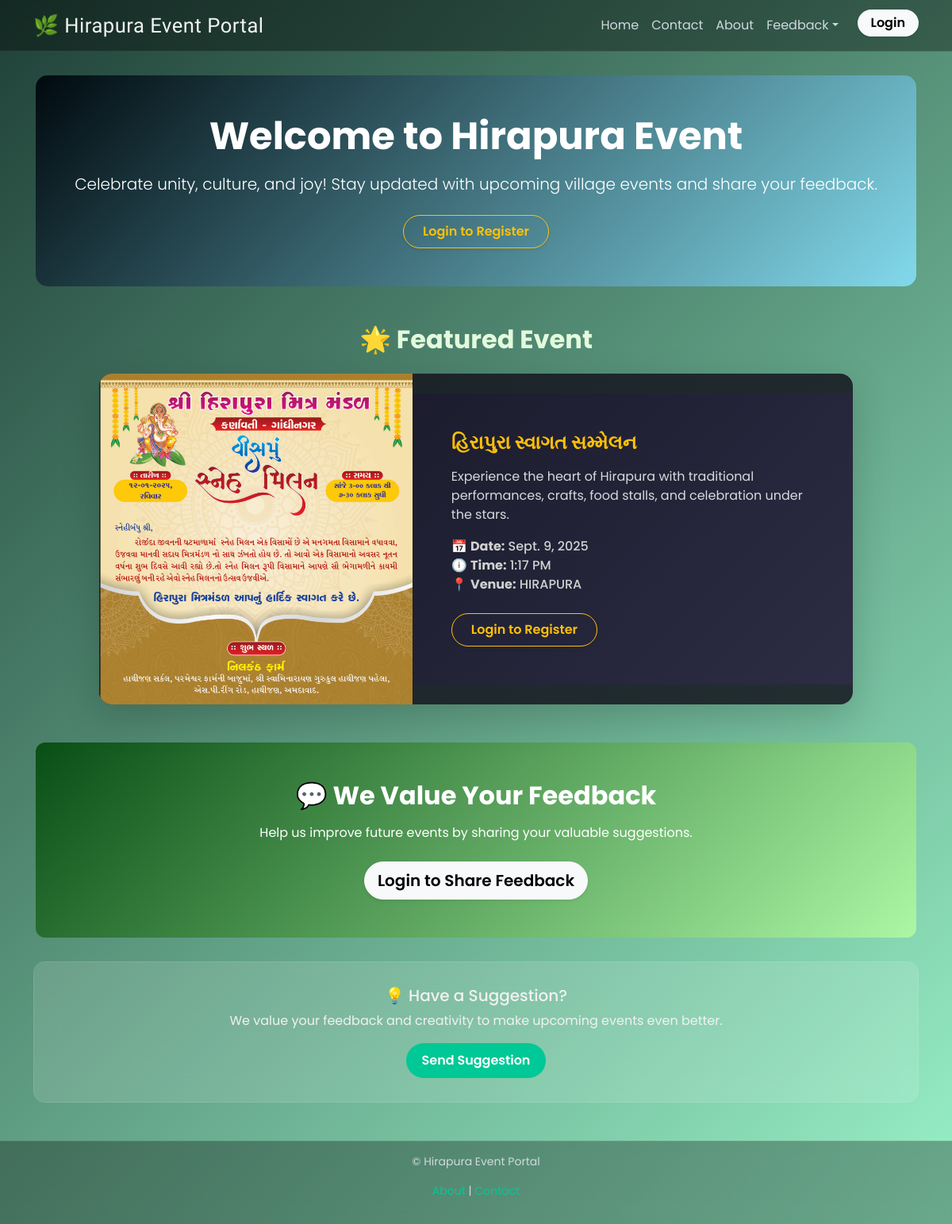
/, run on an earlier commit of the app's database.
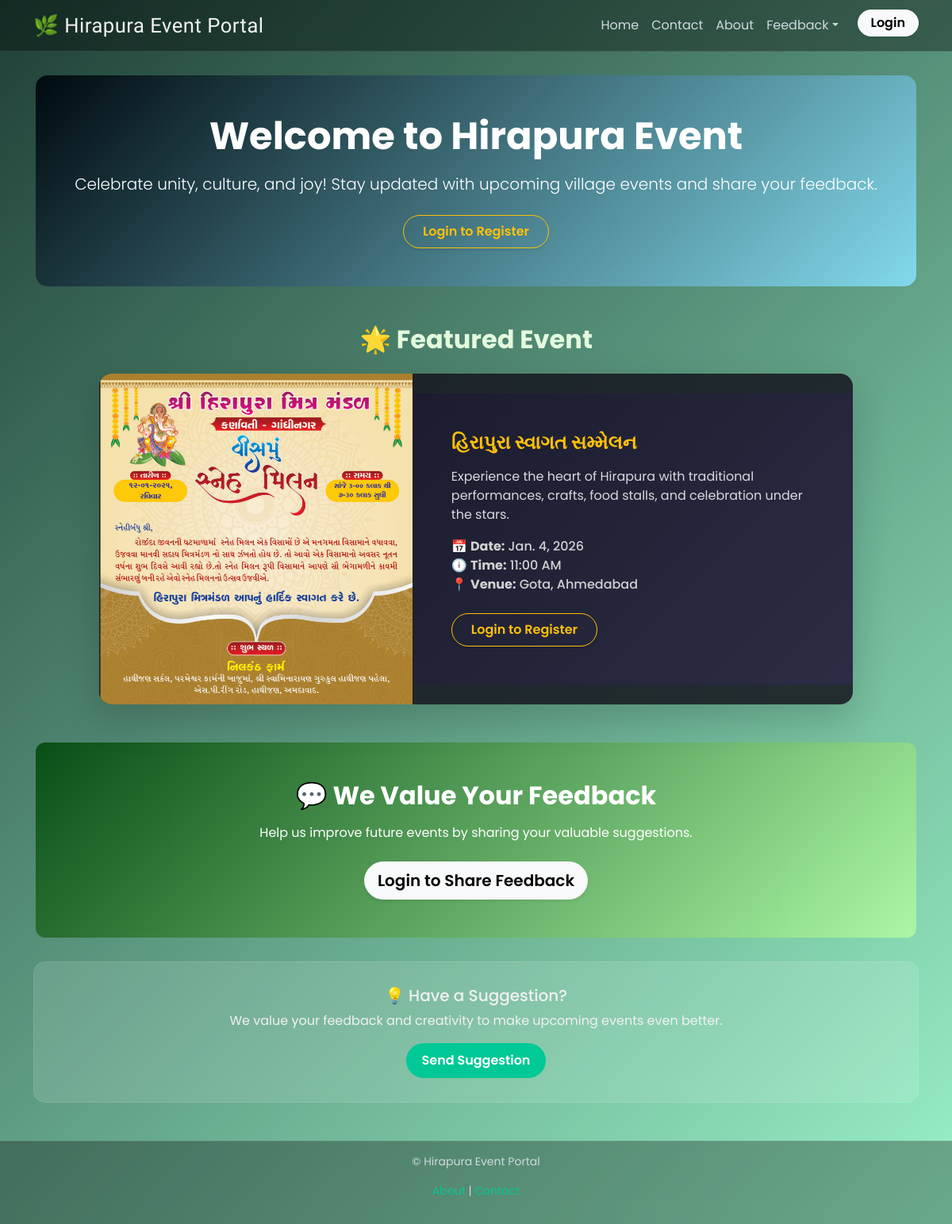
And on a later commit of the database.
### hira/models.py (models this page shows, shortened)
class Event(models.Model):
    title = models.CharField(max_length=200, default="હિરાપુરા સ્વાગત સમ્મેલન")
    date = models.DateField()
    time = models.TimeField()
    place = models.CharField(max_length=255)
    admin_name = models.CharField(max_length=100)
    admin_phone = models.CharField(max_length=15)

### hira/views.py (the view, shortened to what this page needs)
# urls.py: path("", views.home_view, name="home"),
def home_view(request):
    event = Event.objects.first()  # Fetch the first upcoming event
    details_url = None
    button_text = "Login to Register"
    contact_id = request.session.get("contact_id")
    return render(request, "home/home.html", {
        "event": event,
        "details_url": details_url,
        "button_text": button_text
    })

### hira/templates/home/home.html (shortened to what this page needs)
{% extends "base.html" %}
{% load static %}
{% block content %}
<section class="text-center py-5"
  style="background: linear-gradient(135deg, #000a0f, #82d9eb); color: white; border-radius: 15px;">
  <div class="container">
    <h1 class="display-5 fw-bold mb-3">Welcome to Hirapura Event</h1>
    <p class="lead mb-4">
      Celebrate unity, culture, and joy! Stay updated with upcoming village events and share your feedback.
    </p>
    {% if details_url %}
        <a href="{{ details_url }}"
           class="btn btn-warning px-4 py-2 rounded-pill fw-semibold shadow-sm text-dark">
            {{ button_text }}
        </a>
    {% else %}
        <a href="{% url 'login' %}?next={{ request.path }}"
           class="btn btn-outline-warning px-4 py-2 rounded-pill fw-semibold shadow-sm">
            Login to Register
        </a>
    {% endif %}
  </div>
</section>
<section class="container my-5">
  <h2 class="text-center fw-bold mb-4" style="color: #e3fadd;">🌟 Featured Event</h2>
  <div class="card border-0 shadow-lg rounded-4 overflow-hidden w-100 mx-auto event-stretch-card"
       style="max-width: 950px; background: rgba(20,20,30,0.85); backdrop-filter: blur(15px);">
    <div class="row g-0 align-items-center">
      <div class="col-md-5">
        <img src="{% static 'home/invitation.png' %}" alt="Featured Event"
             class="img-fluid h-100 w-100 object-fit-cover" style="min-height: 230px; border-radius: 0;">
      </div>
      <div class="col-md-7 p-4 p-md-5"
           style="background: linear-gradient(135deg, #1c1c2e, #2c2c44); color: #f1f1f1;">
        <h4 class="fw-bold text-warning mb-3">{{ event.title }}</h4>
        <p class="text-light mb-3" style="opacity: 0.85;">
          {{ event.description|default:"Experience the heart of Hirapura with traditional performances, crafts, food stalls, and celebration under the stars." }}
        </p>
        <ul class="list-unstyled mb-4" style="color: #d1d1d1; font-weight: 500;">
          <li>📅 <strong>Date:</strong> {{ event.date }}</li>
          <li>🕕 <strong>Time:</strong> {{ event.time|time:"g:i A" }}</li>
          <li>📍 <strong>Venue:</strong> {{ event.place }}</li>
        </ul>
        {% if details_url %}
            <a href="{{ details_url }}"
               class="btn btn-warning px-4 py-2 rounded-pill fw-semibold shadow-sm text-dark">
                {{ button_text }}
            </a>
        {% else %}
            <a href="{% url 'login' %}?next={{ request.path }}"
               class="btn btn-outline-warning px-4 py-2 rounded-pill fw-semibold shadow-sm">
                Login to Register
            </a>
        {% endif %}
      </div>
    </div>
  </div>
</section>
<section class="text-center mt-5 py-5"
  style="background: linear-gradient(135deg, #094e15, #acf7a5); color: white; border-radius: 12px;">
  <div class="container">
    <h2 class="fw-bold mb-3">💬 We Value Your Feedback</h2>
    <p class="mb-4">Help us improve future events by sharing your valuable suggestions.</p>
    {% if request.session.contact_id %}
        <a href="{% url 'pre_feedback'%}" class="btn btn-light btn-lg rounded-pill fw-semibold shadow-sm">
          Share Feedback
        </a>
    {% else %}
        <a href="{% url 'login' %}?next={{ request.path }}" class="btn btn-light btn-lg rounded-pill fw-semibold shadow-sm">
          Login to Share Feedback
        </a>
    {% endif %}
  </div>
</section>
{% endblock %}

### hira/templates/base.html (shortened to what this page needs)
{% load static %}
{% load widget_tweaks %}
<!DOCTYPE html>
<html lang="en">
<head>
  <link href="https://cdn.jsdelivr.net/npm/bootstrap@5.3.2/dist/css/bootstrap.min.css" rel="stylesheet" />
  <link href="https://unpkg.com/lucide-static@latest/font/lucide.css" rel="stylesheet" />
</head>
<body>
  <nav class="navbar navbar-expand-lg">
    <div class="container">
      <a class="navbar-brand" href="{% url 'home' %}">🌿 Hirapura Event Portal</a>
      <div class="collapse navbar-collapse" id="navMenu">
        <ul class="navbar-nav ms-auto">
          <li class="nav-item"><a class="nav-link" href="{% url 'home' %}">Home</a></li>
          <li class="nav-item"><a class="nav-link" href="{% url 'contact_us' %}">Contact</a></li>
          <li class="nav-item"><a class="nav-link" href="{% url 'about_us' %}">About</a></li>
          <li class="nav-item dropdown">
            <a class="nav-link dropdown-toggle" href="#" data-bs-toggle="dropdown">Feedback</a>
          </li>
          {% if request.session.contact_id %}
          {% if request.session.contact_id %}
          <li class="nav-item">
            <a class="nav-link" href="{% url 'dashboard' %}">Dashboard</a>
          </li>
          {% endif %}
          <li class="nav-item ms-lg-3">
            <a href="{% url 'logout' %}" class="btn btn-light fw-semibold px-3 py-1 rounded-pill shadow-sm">
              Logout
            </a>
          </li>
          {% else %}
          <li class="nav-item ms-lg-3">
            <a href="{% url 'login' %}" class="btn btn-light fw-semibold px-3 py-1 rounded-pill shadow-sm">
              Login
            </a>
          </li>
          {% endif %}
        </ul>
      </div>
    </div>
  </nav>
  <main class="container">
    {% block content %}{% endblock %}
  </main>
  <div class="container mb-5">
    <div class="suggestion-card">
      <h5>💡 Have a Suggestion?</h5>
      <p>We value your feedback and creativity to make upcoming events even better.</p>
      <a href="{% url 'contact_us' %}" class="btn btn-glow">Send Suggestion</a>
    </div>
  </div>
  <footer>
    <p>&copy; {{ now|date:"Y" }} Hirapura Event Portal </p>
    <p><a href="{% url 'about_us' %}">About</a> | <a href="{% url 'contact_us' %}">Contact</a></p>
  </footer>
</body>
</html>

### hira/templates/base.html (style rules this page uses)
:root { --accent: #00c896; --accent-dark: #009f75; --text-light: #f1f1f1; --text-muted: #cfd9df; --bg-gradient: linear-gradient(135deg, #1f4037, #99f2c8); }
body { font-family: "Poppins", sans-serif; background: var(--bg-gradient); color: var(--text-light); min-height: 100vh; display: flex; flex-direction: column; }
.navbar { background: rgba(0, 0, 0, 0.35); backdrop-filter: blur(12px); -webkit-backdrop-filter: blur(12px); border-bottom: 1px solid rgba(255, 255, 255, 0.1); }
.navbar-brand { color: var(--text-light) !important; font-family: "Rajdhani", sans-serif; font-size: 1.6rem; letter-spacing: 0.5px; }
.navbar-nav .nav-link { color: var(--text-muted) !important; transition: 0.3s; }
main.container { flex: 1; padding: 30px 15px; }
.suggestion-card { background: rgba(255, 255, 255, 0.12); backdrop-filter: blur(15px); border-radius: 15px; padding: 30px; text-align: center; transition: 0.3s; border: 1px solid rgba(255, 255, 255, 0.1); color: var(--text-light); }
.btn-glow { background: var(--accent); border: none; color: #fff; font-weight: 600; border-radius: 25px; padding: 10px 20px; transition: all 0.3s ease; }
footer { background: rgba(0, 0, 0, 0.3); backdrop-filter: blur(12px); color: var(--text-muted); text-align: center; padding: 15px 0; font-size: 14px; margin-top: auto; border-top: 1px solid rgba(255, 255, 255, 0.1); }
footer a { color: var(--accent); text-decoration: none; }

### hira/templates/home/home.html (style rules this page uses)
.event-stretch-card { transition: transform 0.4s ease, box-shadow 0.4s ease; }
.event-stretch-card img { object-fit: cover; height: 100%; transition: transform 0.5s ease; }

What changed in the data, as far as the page shows it:
changed Event "હિરાપુરા સ્વાગત સમ્મેલન": date "Sept. 9, 2025" → "Jan. 4, 2026"; time "1:17 PM" → "11:00 AM"; place "HIRAPURA" → "Gota, Ahmedabad"
